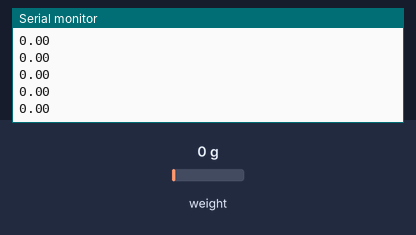
This sketch was run on a simulated Arduino Uno, built with avr-gcc and run on an emulated ATmega328P. Shown: the last lines printed to the serial monitor. The inputs (shaded band) are chosen by the test bench; at power-on: weight on the scale 0 g.

Above: at 1.3 s.
1.4 s: weight on the scale set to 3750 g
At 1.41 s:
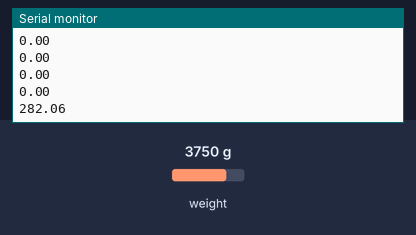
2.9 s: weight on the scale set to 4900 g
At 2.92 s:
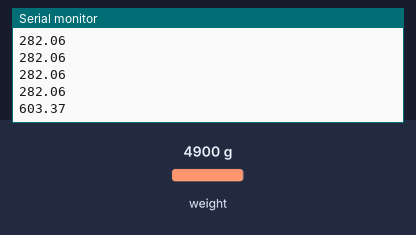
Timing chart, 0 to 5.9 s (numbered marks = the images above; inputs shaded):
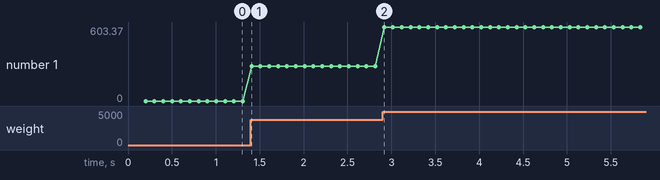

The sketch:

loadCellTest.ino
```cpp
#include "HX711.h"

// HX711.DOUT    - pin #A1
// HX711.PD_SCK - pin #A0
//HX711 scale(DOUT, CLK);
HX711 scale(A1, A0);        // parameter "gain" is ommited; the default value 128 is used by the library

void setup() {
  Serial.begin(9600);
  Serial.println("HX711 Demo");

 Serial.println("Before setting up the scale:");
 Serial.print("read: \t\t");
 Serial.println(scale.read());            // print a raw reading from the ADC
}

void loop()
{
   readCell_1();
}

void readCell()
{
  long preset = 930000;
  float grams = 100.0;
  int phoneWeight = 155;
  long analogPhoneWeight = 1155000;
  float value = 0;
  float val = 0;
  val = (analogPhoneWeight - preset)/155;
  value = ((scale.read()-preset)/val);

  if( value > 0 )
    Serial.println(value);
  else{
    value = 0 ;
    //Serial.println(value);
  }
}

void readCell_1()
{
  long preset = 1151000;
  float phoneWeight = 155;
  long analogPhoneWeight = 1384000;
  float value = 0;
  float val = 0;
  val = (analogPhoneWeight - preset)/phoneWeight; //Add preset here also
  value = ((scale.read()-preset)/val);
  //value = value - 168.0; //PresetvalForLoad
  if(value > 0 )
    Serial.println(value);
  else{
    value = 0;
    Serial.println(value);
  }
}

/*
 * void readCell_1()
{
  long preset = 920000;
  float grams = 100.0;
  int phoneWeight = 155;
  long analogPhoneWeight = 1132568;
  float value = 0;
  float val = 0;
  val = (analogPhoneWeight - preset)/155;
  value = ((scale.read()-preset)/val);

  //if( value > 0 )
    Serial.println(value);
//  else{
//    value = 0 ;
//    //Serial.println(value);
//  }
}

 */
void readContainer()
{
  long preset = 930000;
  float grams = 100.0;
  int containerWeight = 213;
  long analogContainerWeight = 1239000 ;
  float value = 0;
  float val = 0;
  val = (analogContainerWeight - preset)/213;
  value = ((scale.read()-preset)/val);
  Serial.println(value);
}
```

Measured:
- after the input at 1.4 s, the serial monitor: prints a new line at once (image 1)
- after the input at 2.9 s, the serial monitor: prints a new line at once (image 2)
- plotted number 1: 0 → 282.06 after the input at 1.4 s, 282.06 → 603.37 after the input at 2.9 s
